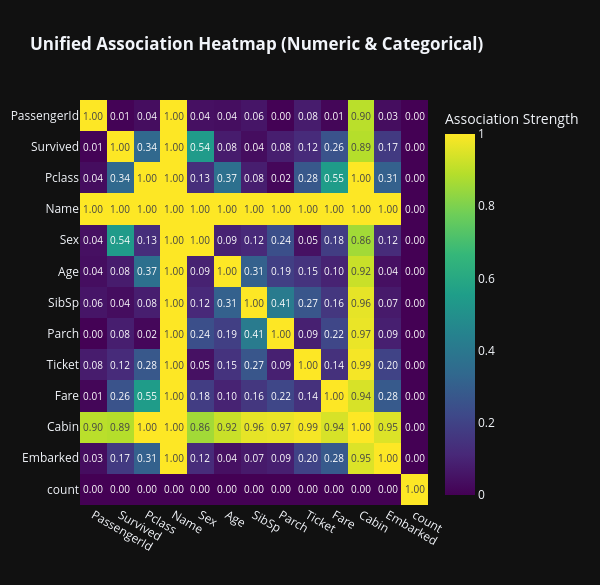

The notebook cell saved with this chart:
### Code cell
# Test plot_all_associations_heatmap
cor_df = inspector.plot_all_associations_heatmap()

### Figure 1 — Plotly figure (JSON) as saved in the notebook; plotly's stock layout.template omitted (floating-point values rounded to 4 significant figures; data arrays with more than 128 entries replaced by an {"elided": "..."} marker saying what was removed)
{"data": [{"coloraxis": "coloraxis", "hovertemplate": "x: %{x}<br>y: %{y}<br>Association Strength: %{z}<extra></extra>", "name": "0", "texttemplate": "%{z:.2f}", "type": "heatmap", "x": ["PassengerId", "Survived", "Pclass", "Name", "Sex", "Age", "SibSp", "Parch", "Ticket", "Fare", "Cabin", "Embarked", "count"], "xaxis": "x", "y": ["PassengerId", "Survived", "Pclass", "Name", "Sex", "Age", "SibSp", "Parch", "Ticket", "Fare", "Cabin", "Embarked", "count"], "yaxis": "y", "z": {"elided": "13x13 float values"}}], "layout": {"coloraxis": {"colorbar": {"title": {"text": "Association Strength"}}, "colorscale": [[0, "#440154"], [0.1111, "#482878"], [0.2222, "#3e4989"], [0.3333, "#31688e"], [0.4444, "#26828e"], [0.5556, "#1f9e89"], [0.6667, "#35b779"], [0.7778, "#6ece58"], [0.8889, "#b5de2b"], [1, "#fde725"]]}, "height": 585, "title": {"text": "<b>Unified Association Heatmap (Numeric & Categorical)</b>"}, "width": 600, "xaxis": {"anchor": "y", "domain": [0, 1]}, "yaxis": {"anchor": "x", "autorange": "reversed", "domain": [0, 1]}}}
